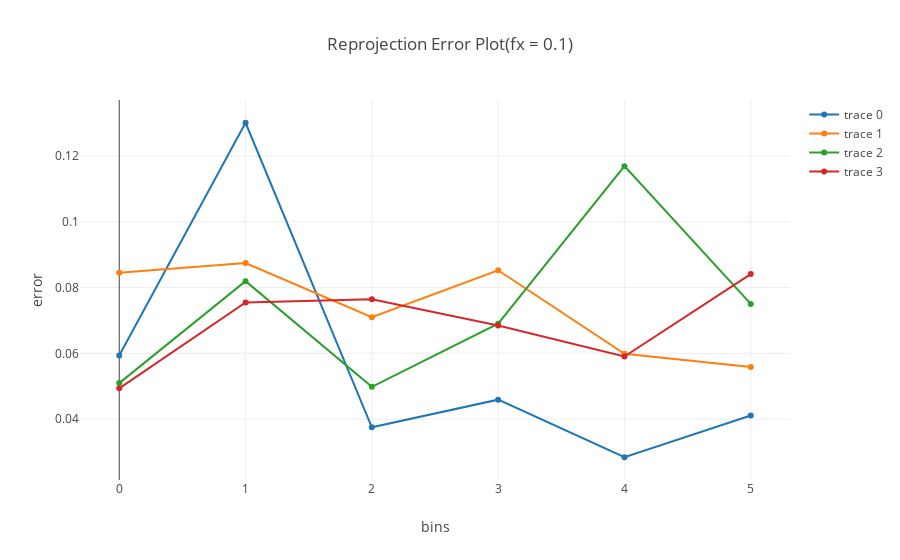
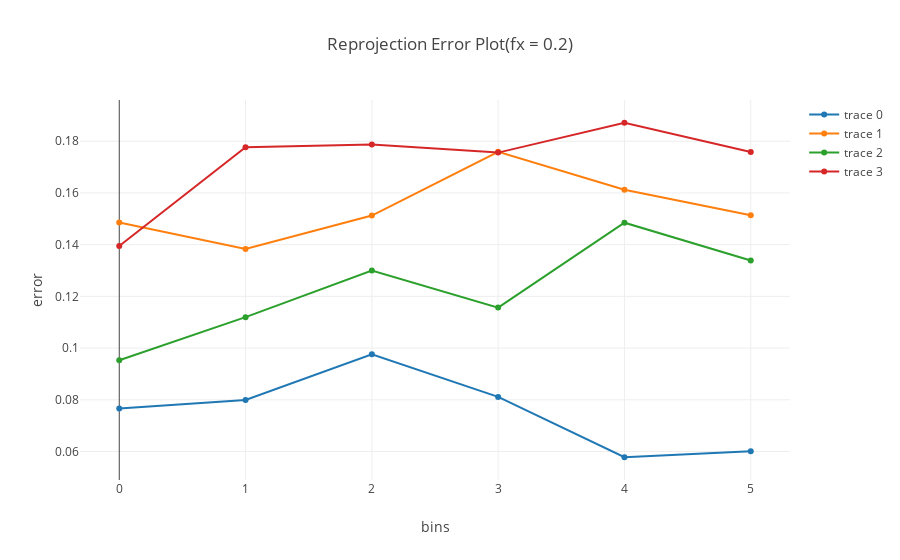
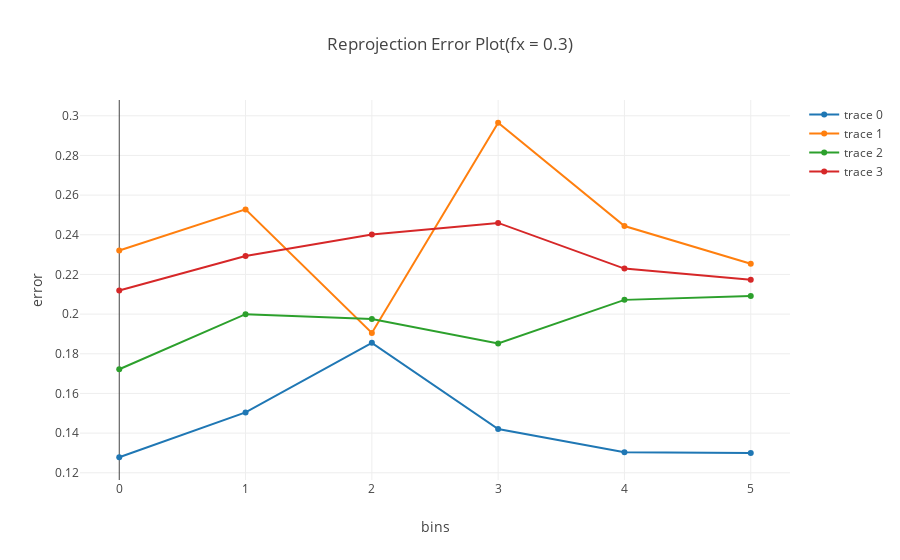

Notebook cell for these charts, in order:
### Code cell
py.offline.iplot(fig1)
py.offline.iplot(fig2)
py.offline.iplot(fig3)

### Figure 1 — Plotly figure (JSON) as saved in the notebook; plotly's stock layout.template omitted (floating-point values rounded to 4 significant figures)
{"data": [{"mode": "lines+markers", "type": "scatter", "uid": "164263ba-334b-414f-87d4-58d5db62b6b9", "x": [0, 1, 2, 3, 4, 5], "y": [0.05934, 0.1301, 0.0375, 0.04592, 0.02841, 0.0411]}, {"mode": "lines+markers", "type": "scatter", "uid": "d0e3c922-1b93-4cd5-a706-0594c058474b", "x": [0, 1, 2, 3, 4, 5], "y": [0.08448, 0.08745, 0.07096, 0.08525, 0.05988, 0.05588]}, {"mode": "lines+markers", "type": "scatter", "uid": "7c79c501-3546-4c4b-a65e-e911668c7c21", "x": [0, 1, 2, 3, 4, 5], "y": [0.05095, 0.08195, 0.04981, 0.069, 0.1169, 0.07503]}, {"mode": "lines+markers", "type": "scatter", "uid": "85f47d82-69ad-484f-96f3-6a1ac8ad9d19", "x": [0, 1, 2, 3, 4, 5], "y": [0.04937, 0.07545, 0.07643, 0.06848, 0.05903, 0.0841]}], "layout": {"title": {"text": "Reprojection Error Plot(fx = 0.1)"}, "xaxis": {"title": {"text": "bins"}}, "yaxis": {"title": {"text": "error"}}}}

### Figure 2 — Plotly figure (JSON) as saved in the notebook; plotly's stock layout.template omitted (floating-point values rounded to 4 significant figures)
{"data": [{"mode": "lines+markers", "type": "scatter", "uid": "7d1b2eee-8a32-42a9-bf8b-98c57a3817ca", "x": [0, 1, 2, 3, 4, 5], "y": [0.07666, 0.07996, 0.0976, 0.08113, 0.05779, 0.06014]}, {"mode": "lines+markers", "type": "scatter", "uid": "773d62b1-49e0-45e0-92e0-577fa38f57d2", "x": [0, 1, 2, 3, 4, 5], "y": [0.1486, 0.1383, 0.1513, 0.1759, 0.1612, 0.1513]}, {"mode": "lines+markers", "type": "scatter", "uid": "9d3cd4b1-9d65-4688-9a2d-6b454fe6cebd", "x": [0, 1, 2, 3, 4, 5], "y": [0.09531, 0.112, 0.13, 0.1157, 0.1485, 0.1339]}, {"mode": "lines+markers", "type": "scatter", "uid": "b28c6569-d0d9-4964-b5f6-73261e7bc1da", "x": [0, 1, 2, 3, 4, 5], "y": [0.1395, 0.1777, 0.1788, 0.1756, 0.1871, 0.1759]}], "layout": {"title": {"text": "Reprojection Error Plot(fx = 0.2)"}, "xaxis": {"title": {"text": "bins"}}, "yaxis": {"title": {"text": "error"}}}}

### Figure 3 — Plotly figure (JSON) as saved in the notebook; plotly's stock layout.template omitted (floating-point values rounded to 4 significant figures)
{"data": [{"mode": "lines+markers", "type": "scatter", "uid": "f162de1a-c57d-46d0-9b46-42d7571443e8", "x": [0, 1, 2, 3, 4, 5], "y": [0.1278, 0.1504, 0.1855, 0.1421, 0.1303, 0.13]}, {"mode": "lines+markers", "type": "scatter", "uid": "3216b270-bc14-4559-b9fe-9f780dd94419", "x": [0, 1, 2, 3, 4, 5], "y": [0.2321, 0.2528, 0.1905, 0.2965, 0.2444, 0.2254]}, {"mode": "lines+markers", "type": "scatter", "uid": "3d79cdc5-4cf8-431e-a142-7e872c5161bb", "x": [0, 1, 2, 3, 4, 5], "y": [0.1722, 0.2, 0.1975, 0.1852, 0.2072, 0.2092]}, {"mode": "lines+markers", "type": "scatter", "uid": "db1dac4a-ff51-420e-9e1a-00b1851f255f", "x": [0, 1, 2, 3, 4, 5], "y": [0.2119, 0.2293, 0.2401, 0.246, 0.223, 0.2173]}], "layout": {"title": {"text": "Reprojection Error Plot(fx = 0.3)"}, "xaxis": {"title": {"text": "bins"}}, "yaxis": {"title": {"text": "error"}}}}
